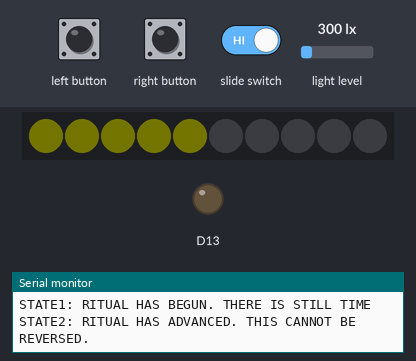
This sketch was run on a simulated Adafruit Circuit Playground Express. Parts: 10 RGB LEDs in strip order, left to right, output pins drawn as LEDs (lit = HIGH), the last lines printed to the serial monitor. Inputs (shaded band) come from the test bench; at power-on: light level 300 lx. Dim RGB values are drawn brighter than linear.

Above: at 1.8 s.
1.9 s: right button pressed for 1.2 s
At 3.07 s:
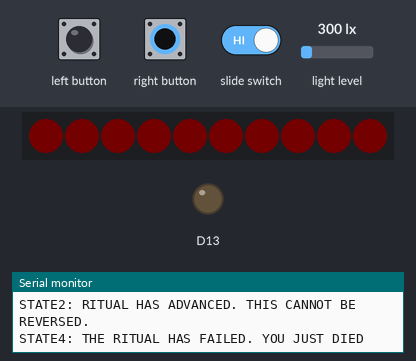
At 3.7 s:
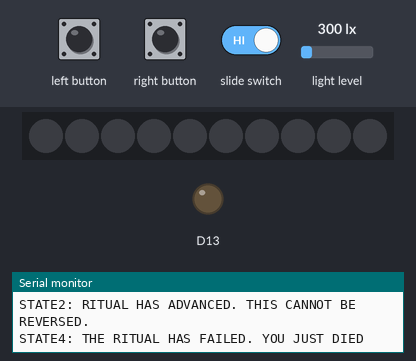
Timing chart, 0 to 5.2 s (numbered marks = the images above; inputs shaded):
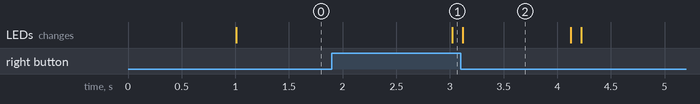

The sketch:

sketch_dec4a.ino
```cpp
#include <Adafruit_CircuitPlayground.h>
//The Ritual
//By Joe Crighton
//Makes a noise if you shake the Arduino while left button is pressed, just so it isnt constantly beeping.
bool leftButtonPressed;
bool rightButtonPressed;
bool state0 = true; //IDLE
bool state1 = false; //STEP 1
bool state2 = false; //STEP 2
bool state3 = false; //VICTORY
bool state4 = false; //LOSE

int lightLevel; //used in ST0 to determine if box has been opened
bool slideSwitch; //used in ST1 to initiate the ritual

void setup() {
  Serial.begin(9600);
  CircuitPlayground.begin();
  //state2 = false;
  //tate0 = true;
}

void loop() { //
  lightLevel = CircuitPlayground.lightSensor(); //detects brightness level
  slideSwitch = CircuitPlayground.slideSwitch(); //slideswitch used in st1
  leftButtonPressed = CircuitPlayground.leftButton();
  rightButtonPressed = CircuitPlayground.rightButton();
  //Serial.print("Light Sensor: ");
  //Serial.println(lightLevel);
  delay(1000);

  if (state0 == true) { //IDLE : WAITS FOR BOX TO BE OPENED, CAN BE PUT BACK TO SLEEP BY CLOSING BOX
    CircuitPlayground.clearPixels();
    if (lightLevel >= 10) {
      state0 = false;
      state1 = true;
    }
  }
  if (state1 == true) { //BEGIN : PIXELS WILL BE RED
    Serial.println("STATE1: RITUAL HAS BEGUN. THERE IS STILL TIME");
    CircuitPlayground.setPixelColor(0,20,0,0); //Lights up left side pixels red
    CircuitPlayground.setPixelColor(1,20,0,0);
    CircuitPlayground.setPixelColor(2,20,0,0);
    CircuitPlayground.setPixelColor(3,20,0,0);
    CircuitPlayground.setPixelColor(4,20,0,0);
    CircuitPlayground.setPixelColor(5,20,0,0);
    CircuitPlayground.setPixelColor(6,20,0,0);
    CircuitPlayground.setPixelColor(7,20,0,0);
    CircuitPlayground.setPixelColor(8,20,0,0);
    CircuitPlayground.setPixelColor(9,20,0,0);
    if (slideSwitch) { //ADVANCE TO STATE 2
      state1 = false;
      state2 = true;
    }
    if (lightLevel <= 10) { //PUT THE ARTIFACT BACK IN THE BOX TO PUT IT BACK TO SLEEP
      state0 = true;
      state1 = false;
      Serial.print("STATE0");
    } //get player to state2
  }
  if (state2 == true) {
    Serial.println("STATE2: RITUAL HAS ADVANCED. THIS CANNOT BE REVERSED.");
    CircuitPlayground.setPixelColor(0,20,20,0); //Lights up left side pixels red
    CircuitPlayground.setPixelColor(1,20,20,0);
    CircuitPlayground.setPixelColor(2,20,20,0);
    CircuitPlayground.setPixelColor(3,20,20,0);
    CircuitPlayground.setPixelColor(4,20,20,0);
    CircuitPlayground.setPixelColor(5,0,0,0);
    CircuitPlayground.setPixelColor(6,0,0,0);
    CircuitPlayground.setPixelColor(7,0,0,0);
    CircuitPlayground.setPixelColor(8,0,0,0);
    CircuitPlayground.setPixelColor(9,0,0,0);
    //if left button pressed le win
    if (leftButtonPressed) {
      state3 = true;
    }
    if (rightButtonPressed) {
      state4 = true;
    }
    //if right button pressed le lose
  }
  if (state3 == true) { //yuo win!!!1
    state2 = false;
    Serial.println("STATE3: RITUAL COMPLETE. PLACE BACK IN BOX");
    CircuitPlayground.setPixelColor(0,0,20,0); //Lights up left side pixels red
    CircuitPlayground.setPixelColor(1,0,20,0);
    CircuitPlayground.setPixelColor(2,0,20,0);
    CircuitPlayground.setPixelColor(3,0,20,0);
    CircuitPlayground.setPixelColor(4,0,20,0);
    CircuitPlayground.setPixelColor(5,0,20,0);
    CircuitPlayground.setPixelColor(6,0,20,0);
    CircuitPlayground.setPixelColor(7,0,20,0);
    CircuitPlayground.setPixelColor(8,0,20,0);
    CircuitPlayground.setPixelColor(9,0,20,0);
    if (lightLevel <= 10) {
      state3 = false;
      state1 = true;
    }
  }
  if (state4 == true) { //you lose!!!
    state2 = false;
    Serial.println("STATE4: THE RITUAL HAS FAILED. YOU JUST DIED");
    CircuitPlayground.setPixelColor(0,20,0,0); //Lights up left side pixels red
    CircuitPlayground.setPixelColor(1,20,0,0);
    CircuitPlayground.setPixelColor(2,20,0,0);
    CircuitPlayground.setPixelColor(3,20,0,0);
    CircuitPlayground.setPixelColor(4,20,0,0);
    CircuitPlayground.setPixelColor(5,20,0,0);
    CircuitPlayground.setPixelColor(6,20,0,0);
    CircuitPlayground.setPixelColor(7,20,0,0);
    CircuitPlayground.setPixelColor(8,20,0,0);
    CircuitPlayground.setPixelColor(9,20,0,0);
    delay(100);
    CircuitPlayground.clearPixels();
    if (lightLevel <= 10) {
      state4 = false;
      state1 = true;
    }
  }
}
  //set state 1 to true
  //state 1 if loop
  //set state 2 to true
  //set state 3 to true

//ST0 idle
//board checks after delay for light above X value, if its above that value, it runs the rest of the code. if the light goes below that value, it reverts to idle
//ST1 begin
//board will require
//ST2 step 2
//ST3 safe
//board will turn green, indicating success.
```

Measured:
- after the input at 1.9 s, the LEDs: change after 1.1 s (image 1)
- what the display in image 2 shows lasts 1.0 s, from 3.1 s to 4.1 s
